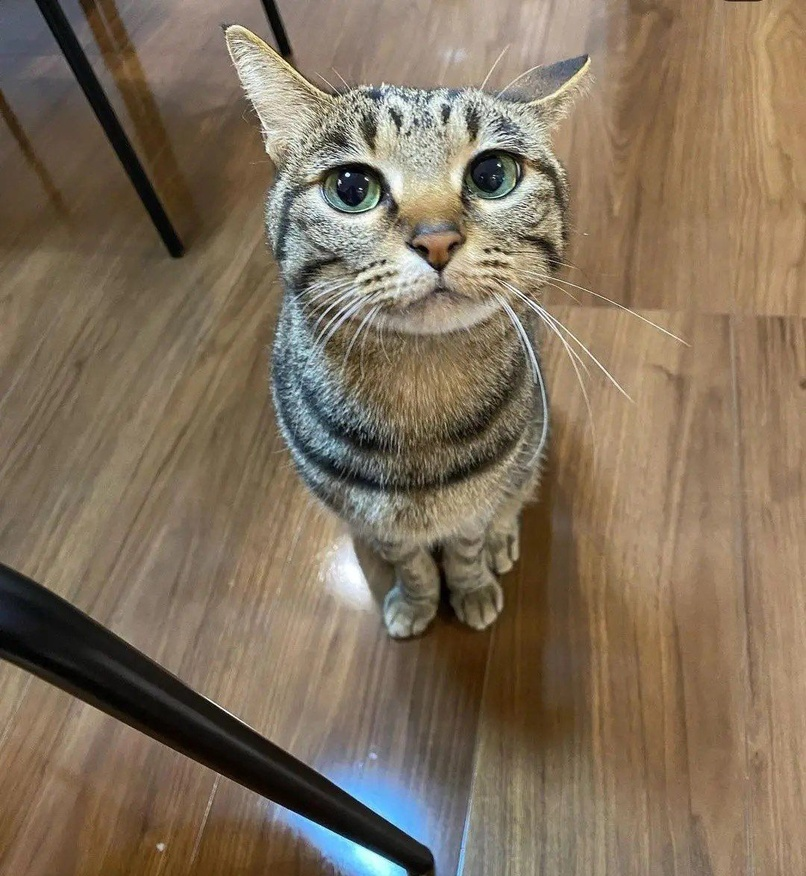
#> input picture the_cat.jpg, 806 x 876 px, shrunk from 1080 x 1174 before the run
$ jupyter execute 'Лабораторная_работа_1_Толкачев_К3161.ipynb'
#> lines starting #> are read from the running program, lines starting #| are printed output that depends on the picture
<a href="https://colab.research.google.com/github/ratatatan/itmo-oomd/blob/lab1/%D0%9B%D0%B0%D0%B1%D0%BE%D1%80%D0%B0%D1%82%D0%BE%D1%80%D0%BD%D0%B0%D1%8F_%D1%80%D0%B0%D0%B1%D0%BE%D1%82%D0%B0_1_%D0%A2%D0%BE%D0%BB%D0%BA%D0%B0%D1%87%D0%B5%D0%B2_%D0%9A3161.ipynb" target="_parent"></a>

Сделайте копию колаба (файл => создать копию на диске). Переименуйте, добавив в название ФИО и номер группы

## Задание 1.1

### Подготовка

Скачайте цветную картинку

[cell 1]
# здесь нужно вписать свой URL!

Эта картинка представляет собой матрицу с тремя каналами: R, G и B. Выведите картинку и её размеры.

[cell 2]
from skimage.io import imread, imshow
from numpy import uint8, float32
import numpy as np
signal = np.ndarray

[cell 3]
RGB_IMAGE = imread("./the_cat.jpg")
#> RGB_IMAGE is the input picture: shape (876, 806, 3); mean R, G, B 128.5, 112.1, 91.6
imshow(RGB_IMAGE)
print(RGB_IMAGE.shape)
#| (876, 806, 3)

Y = 0.299 ∗ R + 0.587 ∗ G + 0.114 ∗ B

Cb = −0.1687 ∗ R − 0.3313 ∗ G + 0.5 ∗ B + 128

Cr = 0.5 ∗ R − 0.4187 ∗ G − 0.0813 ∗ B + 128

Выше приведены формулы для перевода RGB в формат YCbCr. В этом формате Y представляет собой картинку в градациях серого (grayscale). (YUV - похожий формат)

Переведите картинку в формат YCbCr, используя формулы, описанные выше. Выведите каналы Y, Cb и Cr отдельно.

[cell 4]
def rgb_to_ycbcr(img: signal) -> signal:
  img = img.astype(float32)
  R, G, B = img[:, :, 0], img[:, :, 1], img[:, :, 2]
  Y = (0.299 * R + 0.587 * G + 0.114 * B)
  Cb = (-0.1687 * R - 0.3313 * G + 0.5 * B + 128)
  Cr = (0.5 * R - 0.4187 * G - 0.0813 * B + 128)
  return np.clip(np.stack((Y, Cb, Cr), axis=-1), 0, 255).astype(uint8)


def ycbcr_to_rgb(img: signal) -> signal:
  img = img.astype(float32)
  Y, Cb, Cr = img[:, :, 0], img[:, :, 1], img[:, :, 2]
  R = (Y + 1.402 * (Cr - 128))
  G = (Y - 0.34414 * (Cb - 128) - 0.71414 * (Cr - 128))
  B = (Y + 1.772 * (Cb - 128))
  return np.clip(np.stack((R, G, B), axis=-1), 0, 255).astype(uint8)

[cell 5]
YCBCR_IMAGE = rgb_to_ycbcr(RGB_IMAGE)
#> in rgb_to_ycbcr, `R, G, B = img[:, :, 0], img[:, :, 1], img[:, :, 2]`:
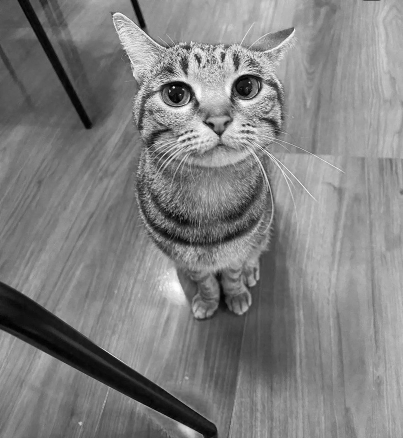
#> R: shape (876, 806) float32 (shown at 1/2 size); min 0, max 255, mean 128.5
#> in rgb_to_ycbcr, `R, G, B = img[:, :, 0], img[:, :, 1], img[:, :, 2]`:
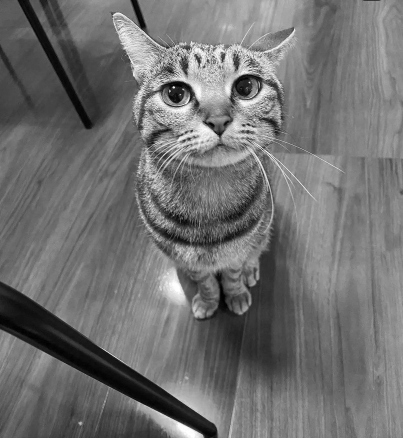
#> G: shape (876, 806) float32 (shown at 1/2 size); min 0, max 255, mean 112.1
#> in rgb_to_ycbcr, `R, G, B = img[:, :, 0], img[:, :, 1], img[:, :, 2]`:
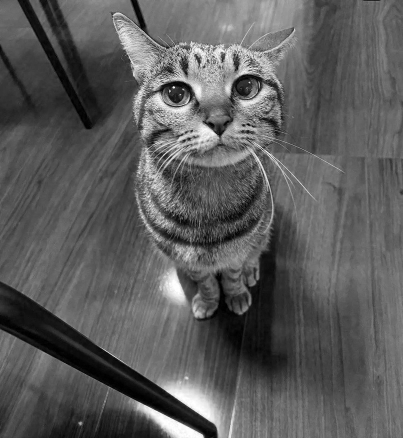
#> B: shape (876, 806) float32 (shown at 1/2 size); min 0, max 255, mean 91.6
#> in rgb_to_ycbcr, `Cb = (-0.1687 * R - 0.3313 * G + 0.5 * B + 128)`:
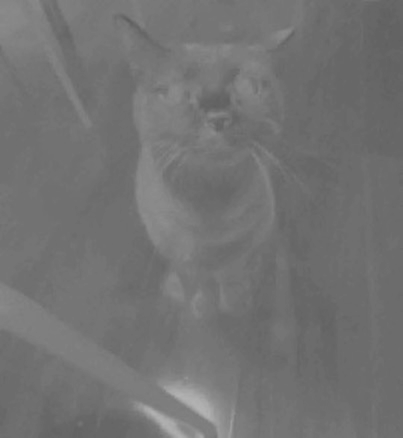
#> Cb: shape (876, 806) float32 (shown at 1/2 size); min 94.14, max 181.2, mean 115
#> in rgb_to_ycbcr, `Cr = (0.5 * R - 0.4187 * G - 0.0813 * B + 128)`:
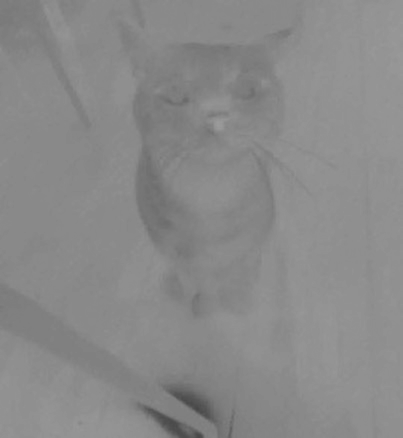
#> Cr: shape (876, 806) float32 (shown at 1/2 size); min 70.88, max 156, mean 137.9
#> in rgb_to_ycbcr, `return np.clip(np.stack((Y, Cb, Cr), axis=-1), 0, 255).astype(uint8)`:
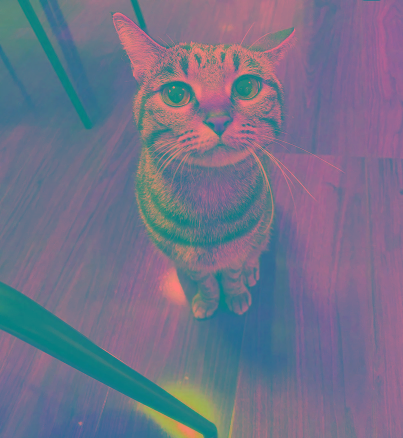
#> returned value: shape (876, 806, 3) (shown at 1/2 size); mean of channels 0, 1, 2 114.1, 114.4, 137.4; drawn as R, G, B
imshow(YCBCR_IMAGE[:, :, 0])

[cell 6]
imshow(YCBCR_IMAGE[:, :, 1])
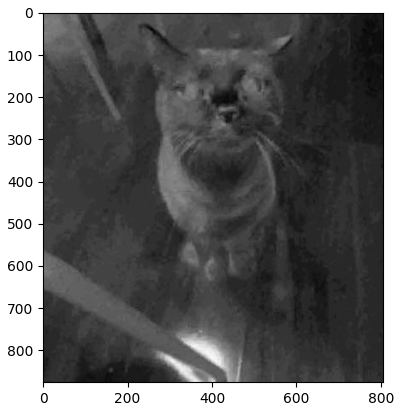
#> figure drawn by matplotlib, 1 panel

[cell 7]
imshow(YCBCR_IMAGE[:, :, 2])
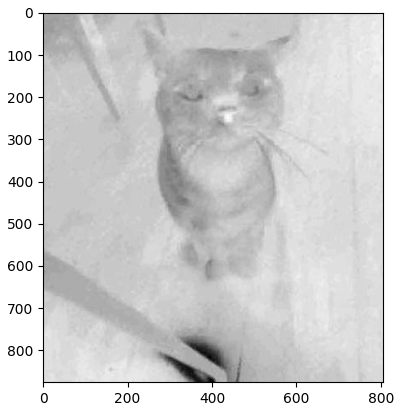
#> figure drawn by matplotlib, 1 panel

В задании 1.1 нужно будет работать только с каналом Y. Предварительно сделайте его копию Y_copy, так как этот канал понадобится нам в задании 1.2 в неизменённом виде.

[cell 8]
Y_copy = YCBCR_IMAGE[:, :, 0].copy()

 ### Теория

Дан сигнал $X$ предстваляющий собой последовательность значений $x_i$. Для X известно (или может быть легко вычислено) множество допустимых значений. Это множество допустимых значений может быть бесконечным, например, множество действительных чисел.

В задаче квантования элементам последовательности $X$ сопоставить элементы из множества $Y$. При этом множество $Y$ обязательно конечно и включает в себя меньшее чем в $X$ количество различных элементов.

Множество $Y$ называют *аппроксимирующим множеством*. Элементы из этого множества называют *аппроксимирующими значениями*.

0 до 10
(3, 4, 0, 3, 5, 6 .....) - входная последовательность

[cell 9]
0 - 0000

4 интервала

0 - [0 - 2.5], 1 - (2.5 - 5], 2 - (5 - 7.5], 3 - (7.5 - 10]

00 01 10 11

3 -> 1; 4 ->1; 0 -> 0; ... 6-> 2....

3, 4, 0, 3, 5, 6 ..... - входная последовательность

1, 1, 0, 1, 1, 2 ... - квантованная последовательность (последовательность из номеров квантов)

0 - 1.25; 1 - 3.75; 2 - 6.25 ... {1.25  3.75 6.25 } - аппроксимирующее множество

3.75, 3.75, 1.25, 3.75, 3.75, 6.25 ... - восстановленная последовательность

**Входная последовательность** - исходная последовательность элементов.

**Квантование** — это разбиение диапазона допустимых значений сигнала $X$ на конечное число уровней и это округление этих значений до ближайших к ним уровней, то есть сопоставлением каждому $x_i$ ближайших к ним аппроксимирующих значений.

**Равномерное квантование** — разбиение диапазона значений отсчётов на отрезки равной длины. Такие отрезки называют *квантами*. При этом обычно аппроксимирующие значения выбираются в центрах этих отрезков. При неравномерном квантовании отрезки могут быть разной длины, а аппроксимирующие значения могут находится не в центрах отрезков.

Обозначим через $Q$ множество номеров квантов. **Квантованная последовательность** - это последовательность номеров квантов, которые соответствуют элементам входной последовательности.

**Восстановленная последовательность** - это последовательность аппроксимирующих значений, соответствующих элементам входной последовательности.

**Скалярное квантование** — одному элементу из $X$ сопоставляется ровно одно аппроксимирующее значение. При векторном квантовании одно аппроксимирующее значение может быть сопоставлено сразу нескольким элементам из $X$.

В **равномерном квантовании с переменной скоростью** изначально задаётся ширина квантов (обычно её назвают шаг, step). В равномерном квантовании с постоянной скоростью задаётся количество бит, которые нужно потратить на один отчёт в квантованной последовательности. Вычислительно квантование с постоянной скоростью значительно сложнее, так как нужно находить границы квантов и определять, попадает ли элемент входной последовательность внутрь кванта.

Разберём на примере. Допустим у нас есть grayscale изображение. Яркость пикселей - это входная последовательность. Множество допустимых значений элементов входной последовательность: целые числа от 0 до 255. В результате квантования каждый элемент входной последовательности будет заменён ближайшим элементов их аппроксимирующего множества.

Получим сначала квантованную последовательность. Для этого нам необходимо задать ширину кванта $step$. В задаче с яркостью изображений ширина кванта задаётся степенью числа $2$. (Фактически в исходном изображении у нас шаг $1$, то есть $2^0$. Допустим, $step = 2^2 = 4$.

Обозначим через $y_q$ - элемент восстановленной последовательности. Тогда, $y_{q}=\left(\left\lfloor {x_i \over step}\right\rfloor +0.5\right)\cdot step$. При этом $\lfloor {x_i \over step} \rfloor$ - это номер соответствующего кванта.

Допустим в исходной последовательности встретились пиксели яркости 71, 73, 74. Тогда соответствующие им номера квантов будут равняться 17, 18, 18, а элементы восстановленной последовательности будут равнятся 70, 74, 74

[cell 10]
a = [71, 73, 74]

[cell 11]
import numpy as np

[cell 12]
b = np.array(a)

[cell 13]
a

[cell 14]
b

[cell 15]
b // 4

[cell 16]
step = 4

[cell 17]
q = b // step

[cell 18]
q

[cell 19]
y = (q + 0.5)*step

[cell 20]
b , y

[cell 21]
(y - b)**2

[cell 22]
np.sum((y - b)**2) / len((y - b))

### Формулировка задания

Напишите алгоритм **равномерного скалярного квантования с переменной скоростью**. Примените его к картинке Y_copy. Выведите получившуюся картинку. Вам потребуется подобрать значение $step$ такое, чтобы качество картинки оставалось приемлемым. Выведите первые 10 элементов входной последовательности, квантованной последовательности, восстановленной последовательности. Выведите все элементы аппроксимирующего множества.

#### Примечание

Не делайте в одной функции и получение квантованной последовательности и получение восстановленной последовательности. Это РАЗНЫЕ функции.

[cell 23]
def quantize(img: signal, step: int = 16) -> signal:
  img = img // step
  return uint8(img)


def reconstruct_from_quantized(img: signal, step: int = 16) -> signal:
  img = (img + 0.5) * step
  return uint8(img)


print("Входная последовательность: ", Y_copy[:10, 0])
#| Входная последовательность:  [68 77 92 82 93 80 89 91 88 90]
Y_copy = quantize(Y_copy)
print("Квантованная последовательность: ", Y_copy[:10, 0])
#| Квантованная последовательность:  [4 4 5 5 5 5 5 5 5 5]
Y_copy = reconstruct_from_quantized(Y_copy)
approx_set = np.unique(Y_copy)
#> approx_set = [8, 24, 40, 56, 72, 88, 104, 120, 136, 152, 168, 184, 200, 216, 232, 248]
print("Восстановленная последовательность: ", Y_copy[:10, 0])
#| Восстановленная последовательность:  [72 72 88 88 88 88 88 88 88 88]
print("Все элементы аппроксимирующего множества: ", approx_set)
#| Все элементы аппроксимирующего множества:  [  8  24  40  56  72  88 104 120 136 152 168 184 200 216 232 248]

# Задание 1.2

Ранее уже были приведены формулы для перевода из RGB и YCbCr. В этом задании нужно будет работать в основном с каналами Cb и Cr.

### Теория

Выше приведена иллюстрация операции, которая называется pooling (точнее max pooling). Эта операция проводится на специальных слоях в свёрточной нейронной сети, предназначенной для анализа изображений. Суть операции сводится к следующему: в исходной матрице выбираются блоки заданного размера (в иллюстрации это блок 2 на 2), в каждом таком блоке выбирается элемент с максимальным значением. Этот максимальный элемент остаётся, а остальные отбрасываются.

Альтернативой операции max pooling является операция average pooling (в этой операции выбирается не максимальный элемент, а счиается среднее арифметическое, иногда с округлением)

Похожая операция реализуется в стандарте JPEG. Эта часть называется [цветовая субдискретизация](https://ru.wikipedia.org/wiki/%D0%A6%D0%B2%D0%B5%D1%82%D0%BE%D0%B2%D0%B0%D1%8F_%D1%81%D1%83%D0%B1%D0%B4%D0%B8%D1%81%D0%BA%D1%80%D0%B5%D1%82%D0%B8%D0%B7%D0%B0%D1%86%D0%B8%D1%8F). Наиболее распространённый тип субдискретизации это 4:2:0.

Суть этого подхода к обработке изображений сводится к следующему. Каналы Cb и Cr называются цветоразностными. Для цветоразностных каналов делается децимация (прореживание, то есть отбрасывание элементов исходной матрицы). Для субдискретизации типа 4:2:0 нужно для в цветоразностных каналах для каждого блока 2 на 2 оставить только одно значение.

После цветовой субдискретиазации количество элементов в каналах Cb и Cr уменьшится. Для 4:2:0 количество элементов сократится в 4 раза. Чтобы снова перейти от формата YCbCr к RGB нужно восстановить цветоразностные каналы, а затем сделать пересчёт по формулам:

R = Y + 1.402 ∗ (Cr − 128)

G = Y − 0.34414 ∗ (Cb − 128) − 0.71414 ∗ (Cr − 128)

B = Y + 1.772 ∗ (Cb − 128)

## Формулировка задания

Для каналов Cb и Cr нужно сделать цветовую субдискретизацию типа 4:2:0. Нужно реализовать три типа обработки: прореживание (то есть обрасывание всех элементов кроме одного), среднее и максимальное.

В отдельной функции (методе) реализуйте восстановление цветоразностных каналов. В результате восстановления размеры этих матриц должны стать такими же как у матрицы Y.

После этого переведите изображение из YCbCr в формат RGB и выведите результат на экран. При переводе используйте каналы Cb, Cr, полученные после восстановления, иначе будет несовпадение по размерам.

Всего должно получится 6 картинок. Для неизменённого канала Y должно получиться три картинки для каждого типа обработки при цветовой субдискретизации. Также три картинки должны получится для канала Y после квантования в задании 1.1.

[cell 24]
from typing import Callable


def decimate_channel(channel: signal, side: int = 2) -> signal:
  return channel[::side, ::side]


def avg_pool_channel(channel: signal, side: int = 2) -> signal:
  l, w = channel.shape
  new_channel = np.zeros((l//side, w//side), dtype=uint8)
  for x in range(l//side):
    for y in range(w//side):
      new_channel[x, y] = np.average(
          channel[x*side:x*side+side, y*side:y*side+side]
          )
  return new_channel


def max_pool_channel(channel: signal, side: int = 2) -> signal:
  l, w = channel.shape
  new_channel = np.zeros((l//side, w//side), dtype=uint8)
  for x in range(l//side):
    for y in range(w//side):
      new_channel[x, y] = np.max(
          channel[x*side:x*side+side, y*side:y*side+side]
          )
  return new_channel


def reconstruct_from_subdiscretization(channel: signal, m: int = 2) -> signal:
  return np.repeat(np.repeat(channel, m, axis=0), m, axis=1)


def modify_channels(img: signal, func: Callable, m: int = 2) \
  -> tuple[signal, tuple[signal, signal]]:
  new_img = img.copy()
  Cb_sub = func(new_img[:, :, 1], m)
  Cr_sub = func(new_img[:, :, 2], m)
  new_img[:, :, 1] = reconstruct_from_subdiscretization(Cb_sub, m)
  new_img[:, :, 2] = reconstruct_from_subdiscretization(Cr_sub, m)
  return ycbcr_to_rgb(new_img)

[cell 25]
Y_QUANTIZED_IMAGE = np.stack((Y_copy.copy(),
                        YCBCR_IMAGE[:, :, 1].copy(),
                        YCBCR_IMAGE[:, :, 2].copy()),
                       axis=-1)

[cell 26]
Y_NORMAL_DECIMATED_IMAGE = modify_channels(YCBCR_IMAGE, decimate_channel)
Y_NORMAL_AVG_IMAGE = modify_channels(YCBCR_IMAGE, avg_pool_channel)
Y_NORMAL_MAX_IMAGE = modify_channels(YCBCR_IMAGE, max_pool_channel)

Y_QUANTIZED_DECIMATED_IMAGE = modify_channels(Y_QUANTIZED_IMAGE, decimate_channel)
Y_QUANTIZED_AVG_IMAGE = modify_channels(Y_QUANTIZED_IMAGE, avg_pool_channel)
Y_QUANTIZED_MAX_IMAGE = modify_channels(Y_QUANTIZED_IMAGE, max_pool_channel)

[cell 27]
imshow(Y_NORMAL_DECIMATED_IMAGE)

[cell 28]
imshow(Y_NORMAL_AVG_IMAGE)

[cell 29]
imshow(Y_QUANTIZED_MAX_IMAGE)

[cell 30]
imshow(Y_QUANTIZED_DECIMATED_IMAGE)

[cell 31]
imshow(Y_QUANTIZED_AVG_IMAGE)

[cell 32]
imshow(Y_QUANTIZED_MAX_IMAGE)

# Задание 1.3

В этом задании нужно будет оценить качество сжатия данных. Оценивать будем каждую из шести картинок по двум параметрам: RMSE и степень сжатия (через энтропию).

## Теория

MSE и её модификация RMSE (корень квадратный из MSE) - метрики часто использующиеся в разных областях. В частности, их используют в статистики и машинном обучении для оценки качества регрессионной модели.

$$MSE =  \frac{1}{\ell} \sum\limits_{i=1}^\ell (\widehat y_{i}  - y_{i})^2 $$

Здесь $\ell$ количество пикселей в картинке (и в исходной и после обработки), $\widehat y_{i}$  и $y_{i}$ - яркости пикселей в исходной картинке и в картинке после обработки.

Степень сжатия рассчитывается по формуле:

$C = \frac{H_y}{H_{\widehat y}}$

$H_y$ - это среднее количество бит на один пиксель в исходном изображении. В этом задании это долно быть 24 бита.

$H_{\widehat y}$ - это оценка среднего количества бит на один пиксель в изображении после обработки.

Для оценки $H_{\widehat y}$ потребуется вычисление энтропию для последовательности элементов. Также это значение должно учитывать проведённую в задании 1.2 субдискретизацию. То есть **вы должны рассчитывать среднее количество бит не на восстановленном изображении, а на закодированном**. Помните о том, что в закодированном изображении количество элементов матрицы в два раза меньше.

Энтропия Шеннона для системы с N возможными состояниями определяется по формуле:
$$H = - \sum_{i=0}^{N} p_i\log_2p_i $$

где $p_i$ – вероятности нахождения системы в $i$-ом состоянии. Вероятность может быть оценена через частоту.

Это очень важное понятие теории информации, которое позволяет оценить количество информации (степень хаоса в системе). Чем выше энтропия, тем менее упорядочена система и наоборот. С помощью энтропии мы рассчитывем среднее количество бит на элемент последовательности, при условии что эту последовательность получится оптимально закодировать.

Энтропия важно понятие и для машинного обучения. Например, с её помощью формализуют функционал качества для разделение выборки при построении решающих деревьев, а кросс-энтропия используется как функционал качества при обучении (настройки параметров) разных моделей, в том числе нейронных сетей.

Приведём код для вычисления энтропии:

[cell 33]
import numpy as np

def entropy(x):

    _, counts = np.unique(x, return_counts=True)

    probabilities = counts / counts.sum()
    entropy = sum(probabilities * -np.log2(probabilities))

    return entropy

[cell 34]
s = [0, 1, 0, 1, 0, 1]
print (entropy(s))

[cell 35]
s = [0, 1, 2, 3, 0, 1, 3, 2]
print (entropy(s))

[cell 36]
s = [0, 0, 0, 0, 0, 1]
print (entropy(s))

[cell 37]
s = [0, 0, 2, 2, 0, 0, 2, 2]
print (entropy(s))

## Формулировка задания

Для изображения в формате grayscale в задании 1.1 рассчитайте степень сжатия и RMSE.

Для каждой их 6 картинок вычислите RMSE и степень сжатия. Выведите результат в удобочитаемом формате.

[cell 38]
import pandas as pd
from numpy import float32

def mse(c1: signal, c2: signal, root: bool = False) -> float32:
  value = np.sum((c1 - c2)**2)/(c1.shape[0] * c1.shape[1])
  return value if not root else np.sqrt(value)


def compression_rate(
    channels: list[signal],
    decimated: list[int] = []) -> float32:
    return 24/np.sum(entropy(c) if not i in decimated else entropy(c)/4
                     for i, c in enumerate(channels))


df = pd.DataFrame({"Compression": [compression_rate([Y_copy]),
                                  compression_rate(
                                      [Y_NORMAL_DECIMATED_IMAGE[:, :, _]
                                       for _ in range(0, 3)],
                                      [1, 2]
                                  ),
                                  compression_rate(
                                      [Y_NORMAL_AVG_IMAGE[:, :, _]
                                       for _ in range(0, 3)],
                                      [1, 2]
                                  ),
                                  compression_rate(
                                      [Y_NORMAL_MAX_IMAGE[:, :, _]
                                       for _ in range(0, 3)],
                                      [1, 2]
                                  ),
                                  compression_rate(
                                      [Y_QUANTIZED_DECIMATED_IMAGE[:, :, _]
                                       for _ in range(0, 3)],
                                      [1, 2]
                                  ),
                                  compression_rate(
                                      [Y_QUANTIZED_AVG_IMAGE[:, :, _]
                                       for _ in range(0, 3)],
                                      [1, 2]

                                  ),
                                  compression_rate(
                                      [Y_QUANTIZED_MAX_IMAGE[:, :, _]
                                       for _ in range(0, 3)],
                                      [1, 2]
                                  ),
                    ],
                    "RMSE": [
                        mse(YCBCR_IMAGE[:, :, 0], Y_copy, root=True),
                        np.sum(
                         mse(RGB_IMAGE[:, :, _],
                              Y_NORMAL_DECIMATED_IMAGE[:, :, _], root=True)
                          for _ in range(0, 3)
                        ),
                        np.sum(
                         mse(RGB_IMAGE[:, :, _],
                              Y_NORMAL_AVG_IMAGE[:, :, _], root=True)
                          for _ in range(0, 3)
                        ),
                        np.sum(
                         mse(RGB_IMAGE[:, :, _],
                              Y_NORMAL_MAX_IMAGE[:, :, _], root=True)
                          for _ in range(0, 3)
                        ),
                        np.sum(
                         mse(RGB_IMAGE[:, :, _],
                              Y_QUANTIZED_DECIMATED_IMAGE[:, :, _], root=True)
                          for _ in range(0, 3)
                        ),
                        np.sum(
                         mse(RGB_IMAGE[:, :, _],
                              Y_QUANTIZED_AVG_IMAGE[:, :, _], root=True)
                          for _ in range(0, 3)
                        ),
                        np.sum(
                         mse(RGB_IMAGE[:, :, _],
                              Y_QUANTIZED_MAX_IMAGE[:, :, _], root=True)
                          for _ in range(0, 3)
                        ),
                    ]
                   }, index=["GRAYSCALE",
                             "Y_NORMAL_CB_CR_DECIMATED",
                             "Y_NORMAL_CB_CR_AVG_POOLING",
                             "Y_NORMAL_CB_CR_MAX_POOLING",
                             "Y_QUANTIZED_CB_CR_DECIMATED",
                             "Y_QUANTIZED_CB_CR_AVG_POOLING",
                             "Y_QUANTIZED_CB_CR_MAX_POOLING"],
                  )
#> in mse, `value = np.sum((c1 - c2)**2)/(c1.shape[0] * c1.shape[1])`: value = 21.11
#> df = table of 7 rows and 2 columns
display(df)
